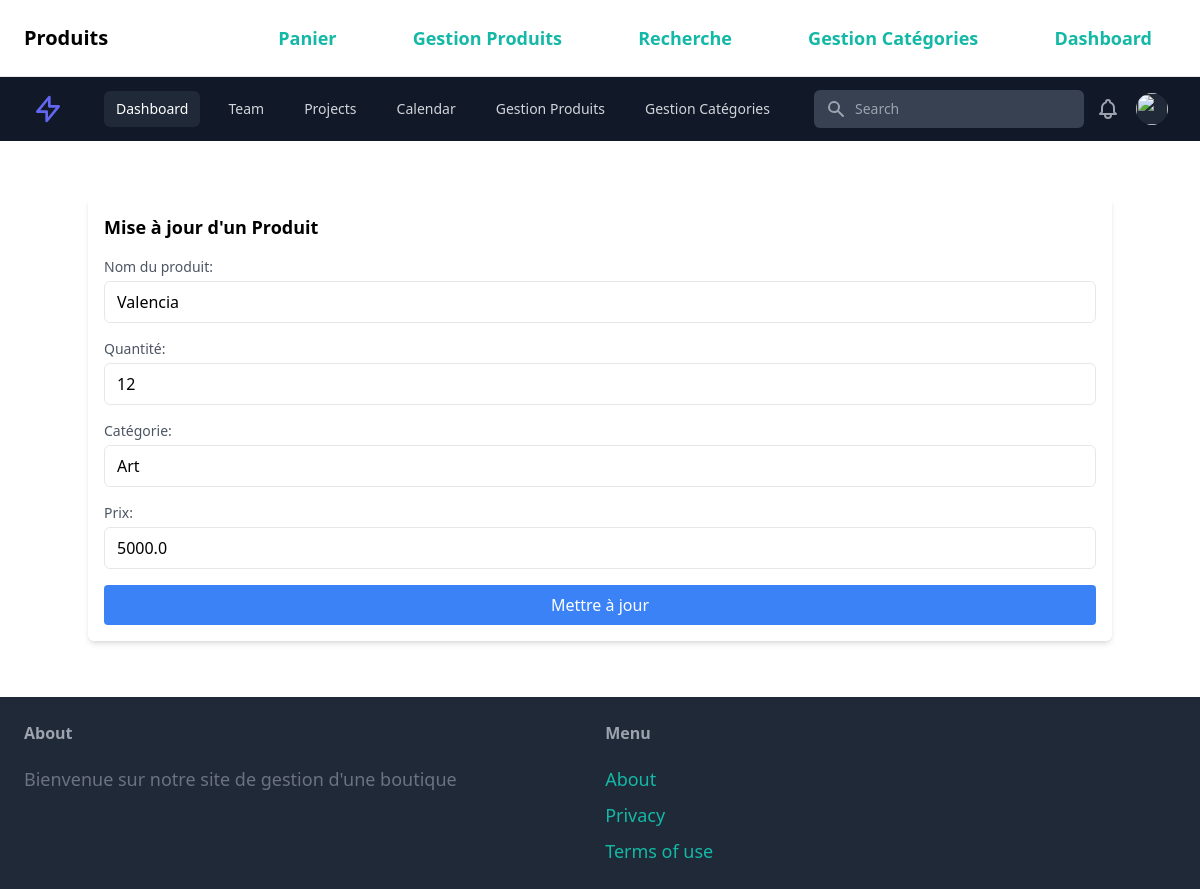
Page /update/41 on the committed database.
### gestionProduit/models.py (models this page shows, shortened)
class Produit(models.Model):
    nom_produit = models.CharField(max_length=255)
    quantite_produit = models.PositiveIntegerField()
    prix = models.FloatField(default=0.0)
    image = models.ImageField(upload_to='produit_images', blank=True, null=True)
    categorie = models.ForeignKey(Categorie, on_delete=models.CASCADE)
    description=models.TextField(blank=True)
    est_vendu = models.BooleanField(default=False, null=True, blank=True)
    creer_a=models.DateTimeField(auto_now_add=True ,null=True)

class Categorie(models.Model):
    nom_categorie = models.CharField(max_length=255)

### gestionProduit/views.py (the view)
# urls.py: path('update/<int:id>', views.update, name='update'),
def update(request, id):
    produit = get_object_or_404(Produit, id=id)
    if request.method == 'POST':
        produit_mis_a_jour = request.POST.get('nom_produit')
        quantite_produit_mis_a_jour = request.POST.get('quantite_produit')
        prix_mis_a_jour = request.POST.get('prix')
        return redirect('/affichageProduit')
    categories = Categorie.objects.all()
    context = {
        'produit': produit,
        'categories': categories,
    }
    return render(request, 'miseAJour.html', context)

### gestionProduit/templates/miseAJour.html (shortened to what this page needs)
{% extends 'menu.html' %}
{% block content %}
<div class="container mx-auto mt-8 p-4 bg-white shadow-md rounded-md">
    <h2 class="text-lg font-semibold mb-4">Mise à jour d'un Produit</h2>
    <form method="post" class="grid grid-cols-1 gap-4">
        <div class="flex flex-col">
            <label for="nom_produit" class="text-sm text-gray-600 mb-1">Nom du produit:</label>
            <input type="text" id="nom_produit" name="nom_produit" value="{{ produit.nom_produit }}" required
                   class="border rounded-md px-3 py-2 focus:outline-none focus:border-blue-500">
        </div>
        <div class="flex flex-col">
            <label for="quantite_produit" class="text-sm text-gray-600 mb-1">Quantité:</label>
            <input type="number" id="quantite_produit" name="quantite_produit" value="{{ produit.quantite_produit }}"
                   required class="border rounded-md px-3 py-2 focus:outline-none focus:border-blue-500">
        </div>
        <div class="flex flex-col">
            <label for="nom_categorie" class="text-sm text-gray-600 mb-1">Catégorie:</label>
            <input type="text" id="nom_categorie" name="nom_categorie" value="{{ produit.categorie.nom_categorie }}"
                   required class="border rounded-md px-3 py-2 focus:outline-none focus:border-blue-500">
        </div>
        <div class="flex flex-col">
            <label for="prix" class="text-sm text-gray-600 mb-1">Prix:</label>
            <input type="number" id="prix" name="prix" value="{{ produit.prix }}" required
                   class="border rounded-md px-3 py-2 focus:outline-none focus:border-blue-500">
        </div>
        <button type="submit" class="bg-blue-500 text-white py-2 px-4 rounded hover:bg-blue-700">
            Mettre à jour
        </button>
    </form>
</div>
{% endblock %}

### rows in the picture
Produit: nom_produit "Valencia", quantite_produit "12", nom_categorie "Art", prix "5000.0"
